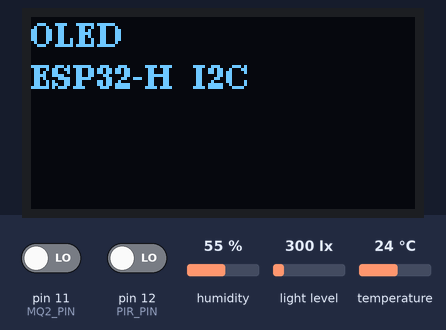
This sketch was run on a simulated Arduino Uno, built for the host (arithmetic inside an expression is 32-bit, double 64-bit). Parts: 128×64 one-colour display. The inputs (shaded band) are chosen by the test bench; at power-on: pin 11 (MQ2_PIN) LOW, pin 12 (PIR_PIN) LOW, humidity 55 %, light level 300 lx, temperature 24 °C. The local clock reads 2024-03-15 10:24:30 at power-on unless the sketch sets it; storage starts empty; what the sketch prints to the serial monitor is not drawn.

Above: at 1.1 s.
At 4.2 s:
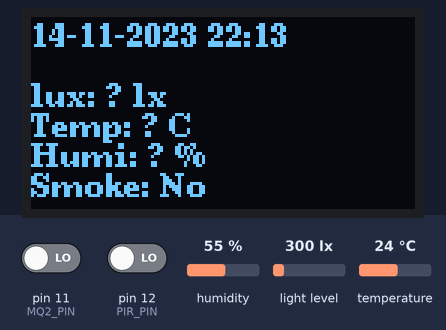
4.3 s: pin 11 (MQ2_PIN) driven HIGH
At 5.5 s:
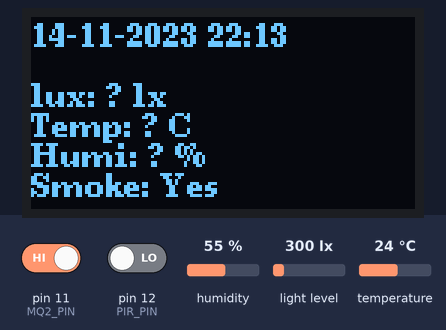
7.0 s: pin 11 (MQ2_PIN) driven LOW
At 8.0 s:
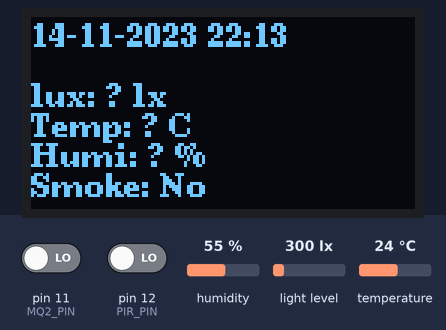
12.8 s: pin 12 (PIR_PIN) driven HIGH
At 42.5 s:
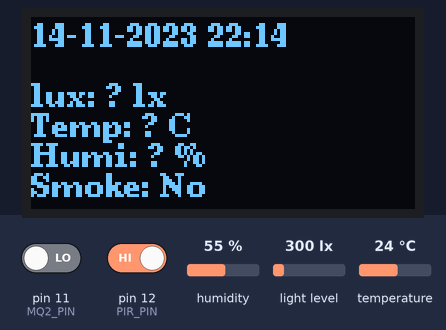
Timing chart, 0 to 43.6 s (numbered marks = the images above; inputs shaded):
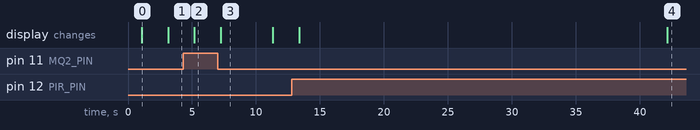

The sketch:

sketch_apr14a_copy_20250415155433.ino
```cpp
#include <Wire.h>
#include <U8g2lib.h>
#include <RTClib.h>
#include <DHT.h>
#include <BH1750.h>
#include <SPI.h>
#include <SD.h>
#include <HardwareSerial.h>
#include <ArduinoJson.h>

// DHT11 设置
#define DHTPIN 3
#define DHTTYPE DHT11
DHT dht(DHTPIN, DHTTYPE);

// I2C 引脚定义
#define I2C0_SDA 25
#define I2C0_SCL 26
#define I2C1_SDA 8
#define I2C1_SCL 22

// 传感器引脚
#define MQ2_PIN 11
#define PIR_PIN 12
// SD 卡引脚定义
const int CS_PIN = 5;
const int MOSI_PIN = 0;
const int MISO_PIN = 2;
const int SCK_PIN = 4;

// I2C 总线
TwoWire I2C_BUS_0 = TwoWire(0);
TwoWire I2C_BUS_1 = TwoWire(1);

// 光照传感器
BH1750 lightMeter;
// Senseair S8 CO₂传感器请求帧
byte requestCO2[] = {0xFE, 0x44, 0x00, 0x08, 0x02, 0x9F, 0x25};
byte response[7];             // 存储响应
// RTC 时钟
RTC_DS3231 rtc;

// OLED 显示对象（使用 I2C_BUS_1）
U8G2_SSD1306_128X64_NONAME_F_HW_I2C u8g2(U8G2_R0, /* reset=*/ U8X8_PIN_NONE, I2C1_SCL, I2C1_SDA);

// 状态变量
float Humidity, Temperature, lux;
// CO₂ 模拟初始值
int co2 = 400;
bool oledOn = true;
// 控制显示逻辑的时间标志
unsigned long lastMotionTime = 0;
unsigned long lastActionTime = 0;
unsigned long previousMillis_esp01 = 0;  // 上次发送数据的时间
const long interval_esp01 = 5000;        // 5秒钟的时间间隔（单位：毫秒）
const unsigned long displayTimeout = 10000; // 10秒无动作关闭OLED
const unsigned long interval = 6UL * 1000UL;     // 每6秒保存一次数据

void setup() {
  Serial.begin(115200);
  dht.begin();
  pinMode(MQ2_PIN, INPUT);
  pinMode(PIR_PIN, INPUT);
  delay(1000);

  // 初始化 I2C 总线
  I2C_BUS_0.begin(I2C0_SDA, I2C0_SCL, 100000);
  I2C_BUS_1.begin(I2C1_SDA, I2C1_SCL, 100000);

  // 初始化 BH1750
  lightMeter.begin(BH1750::CONTINUOUS_HIGH_RES_MODE, 0x23, &I2C_BUS_0);

  // 初始化 RTC
  if (!rtc.begin(&I2C_BUS_0)) {
    Serial.println("RTC 未找到！");
    while (1);
  }
  rtc.adjust(DateTime(F(__DATE__), F(__TIME__))); // 仅首次上传时启用

  // 初始化 SD 卡
  SPI.begin(SCK_PIN, MISO_PIN, MOSI_PIN, CS_PIN);
  if (!SD.begin(CS_PIN)) {
    Serial.println("⚠️ SD 卡初始化失败");
  } else {
    Serial.println("✅ SD 卡初始化成功");
  }

  // OLED 初始化（U8g2 使用 Wire，所以重定向）
  Wire = I2C_BUS_1;
  u8g2.begin();
  u8g2.setFont(u8g2_font_ncenB08_tr);

  // 欢迎画面
  u8g2.clearBuffer();
  u8g2.drawStr(0, 10, "OLED 測試");
  u8g2.drawStr(0, 24, "ESP32-H 雙 I2C");
  u8g2.drawStr(0, 38, "初始化完成");
  u8g2.sendBuffer();
  delay(2000);
}

void loop() {
  unsigned long currentMillis = millis();

  // 读取传感器数据
  lux = lightMeter.readLightLevel();
  DateTime now = rtc.now();
  Temperature = dht.readTemperature();
  Humidity = dht.readHumidity();
  int motion = digitalRead(PIR_PIN);
  int mq2Value = digitalRead(MQ2_PIN);

  if (isnan(Temperature) || isnan(Humidity)) {
    Serial.println("无法读取 DHT 传感器数据！");
    delay(5000);
    return;
  }

  if (motion == HIGH) {
    if (!oledOn) {
      u8g2.setPowerSave(0);
      oledOn = true;
    }
    lastMotionTime = currentMillis;
  } else if (oledOn && (currentMillis - lastMotionTime > displayTimeout)) {
    u8g2.setPowerSave(1);
    oledOn = false;
  }

  // 每5秒钟发送一次数据
  if (currentMillis - previousMillis_esp01 >= interval_esp01) {
    previousMillis_esp01 = currentMillis;  // 更新上次发送时间
    // 创建一个 JSON 对象并将传感器数据添加到该对象
    StaticJsonDocument<200> doc;  // 创建一个容量为 200 字节的 JSON 文档
    doc["Temperature"] = Temperature;
    doc["Humidity"] = Humidity;
    doc["lux"] = lux;
    doc["co2"] = co2;
    doc["mq2"] = mq2Value;

    // 将 JSON 数据转换为字符串并发送
    String jsonData;
    serializeJson(doc, jsonData);  // 将 JSON 对象转换为字符串
    Serial.println(jsonData);  // 发送数据到串口，ESP-01 会接收到并传输到服务器
  }

  // 每隔一段时间写入一次 SD 卡
  if (millis() - lastActionTime >= interval) {
    lastActionTime = millis();
    Serial.print("asasasa");
    WriteFile("/data.csv", now.year(), now.month(), now.day(), now.hour(), now.minute(), now.second(),
              (int)Temperature, (int)Humidity, (int)lux, 0, mq2Value == HIGH ? "报警" : "正常");
  }

  if (oledOn) {
    // 显示时间、日期、传感器数据
    char timeStr[20];
    sprintf(timeStr, "%02d:%02d:%02d", now.hour(), now.minute(), now.second());

    char dateStr[40];
    sprintf(dateStr, "%02d-%02d-%04d %02d:%02d", now.day(), now.month(), now.year(), now.hour(), now.minute());

    char luxStr[32];
    sprintf(luxStr, "lux: %.1f lx", lux);

    char tempStr[20];
    sprintf(tempStr, "Temp: %.1f C", Temperature);

    char humiStr[20];
    sprintf(humiStr, "Humi: %.1f %%", Humidity);

    char mq2Str[20];
    sprintf(mq2Str, "Smoke: %s", mq2Value == HIGH ? "Yes" : "No");

    u8g2.clearBuffer();
    u8g2.drawStr(0, 10, dateStr);  // 显示日期和时间
    u8g2.drawStr(0, 30, luxStr);
    u8g2.drawStr(0, 40, tempStr);
    u8g2.drawStr(0, 50, humiStr);
    u8g2.drawStr(0, 60, mq2Str);
    u8g2.sendBuffer();
  }

  delay(2000); // 主循环延时
}

// I2C 扫描函数
void scanI2C(TwoWire &wire) {
  byte error, address;
  int deviceCount = 0;

  Serial.println("掃描 I2C 總線...");

  for (address = 1; address < 127; address++) {
    wire.beginTransmission(address);
    error = wire.endTransmission();

    if (error == 0) {
      Serial.print("找到 I2C 設備，地址: 0x");
      if (address < 16) Serial.print("0");
      Serial.println(address, HEX);
      deviceCount++;
    }
  }

  if (deviceCount == 0) {
    Serial.println("未找到 I2C 設備");
  } else {
    Serial.print("共找到 ");
    Serial.print(deviceCount);
    Serial.println(" 個 I2C 設備");
  }
}

// 写入数据到文件
void WriteFile(const char* filename, int year, int month, int day, int hour, int minute, int second,
               int temp, int hum, int lux, int co2, const char* mq2Status) {
  File file = SD.open(filename, FILE_APPEND);  // ← 建议使用 FILE_APPEND
  if (file) {
    file.print(year); file.print("-"); file.print(month); file.print("-"); file.print(day);
    file.print(" "); file.print(hour); file.print(":"); file.print(minute); file.print(":"); file.print(second);
    file.print(" "); file.print(temp); file.print(" "); file.print(hum);
    file.print(" "); file.print(lux); file.print(" "); file.print(co2);
    file.print(" "); file.println(mq2Status);
    file.close();
    Serial.println("✅ 数据已写入 SD 卡");  // ← 增加提示
  } else {
    Serial.println("❌ 无法打开文件写入");
  }
}
```

Measured:
- after the input at 4.3 s, the display: changes after 0.88 s (image 2)
- after the input at 7.0 s, the display: changes after 0.24 s (image 3)
- after the input at 12.8 s, the display: first changes after 0.57 s (image 4 shows a later state)
- what the display in image 0 shows lasts 2.0 s, from 1.1 s to 3.1 s
- what the display in image 3 shows lasts 4.1 s, from 7.2 s to 11.3 s
